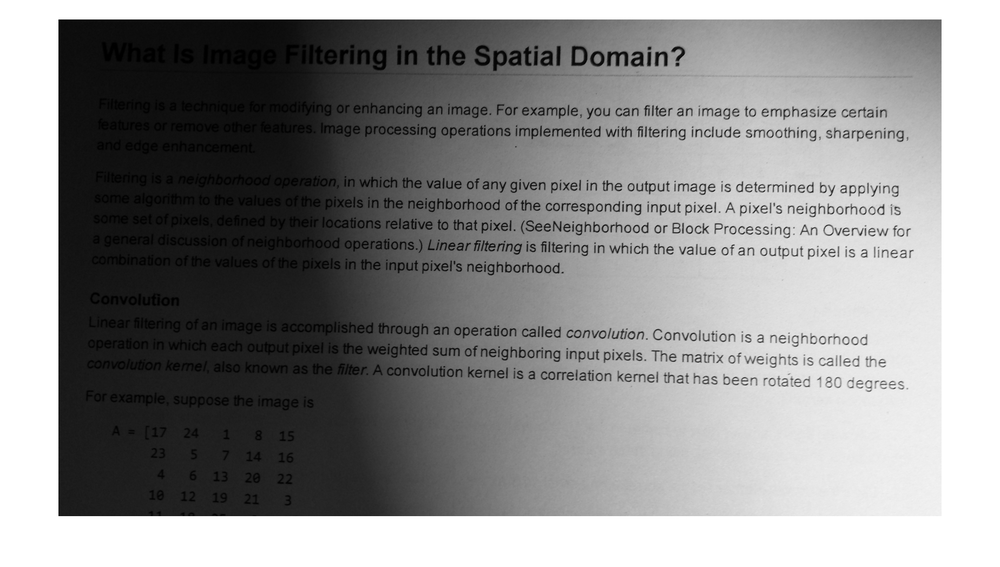
#> input picture 05_imagenes_binarias_morfologia/ejemplos/img/02_escaneado.png, 1000 x 567 px, shrunk from 1848 x 1048 before the run
$ python 02_umbralizacion_adaptativa.py
#> lines starting #> are read from the running program, lines starting #| are printed output that depends on the picture; after the words box and inside, x2 and y2 are one past the last pixel; in counts of white or black regions, pixels touching at a corner belong together
"""
Umbralización Adaptativa (Adaptive Thresholding).

Este script demuestra la umbralización adaptativa, que calcula el umbral para
regiones pequeñas de la imagen. Es útil en imágenes con condiciones de
iluminación variables.
"""

import os

import cv2 as cv
from matplotlib import pyplot as plt


def main():
    # Ruta de la imagen
    ruta_imagen = "../img/02_escaneado.png"

    # Verificar que el archivo existe
    if not os.path.exists(ruta_imagen):
        print(f"Error: No se encontró la imagen en {ruta_imagen}")
        return

    # Cargar la imagen en escala de grises
    img = cv.imread(ruta_imagen, cv.IMREAD_GRAYSCALE)
#> img is the input picture: shape (567, 1000); min 0, max 255, mean 143

    if img is None:
        print(f"Error: No se pudo cargar la imagen desde {ruta_imagen}")
        return

    print(f"Imagen cargada: {img.shape[1]}x{img.shape[0]} píxeles")
#| Imagen cargada: 1000x567 píxeles

    # Aplicar filtro de mediana para reducir el ruido
    img = cv.medianBlur(img, 5)
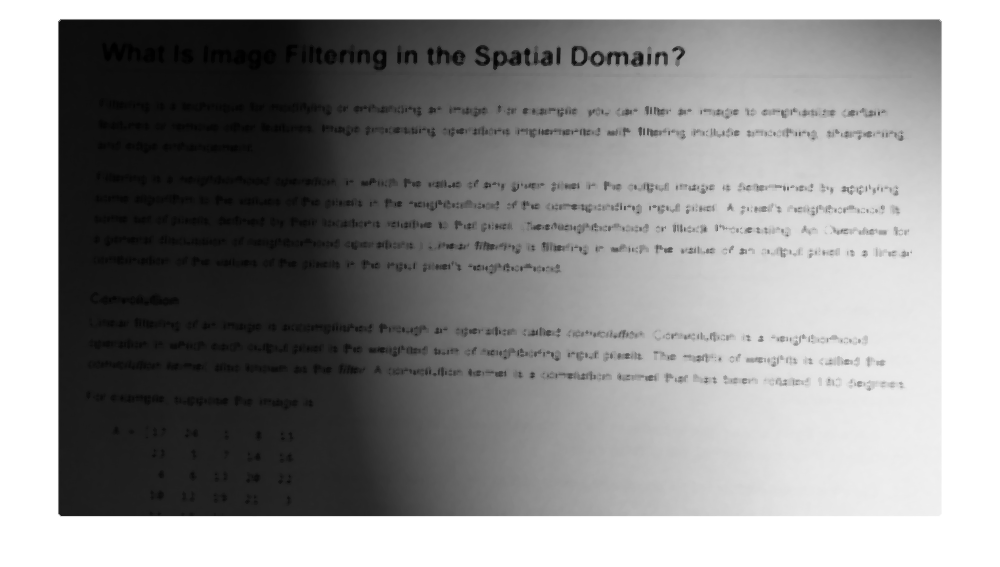
#> img: shape (567, 1000); min 0, max 255, mean 144.8
    print("Filtro de mediana aplicado (kernel 5x5)")

    # Umbralización global (simple)
    umbral_global = 127
    ret, th1 = cv.threshold(img, umbral_global, 255, cv.THRESH_BINARY)
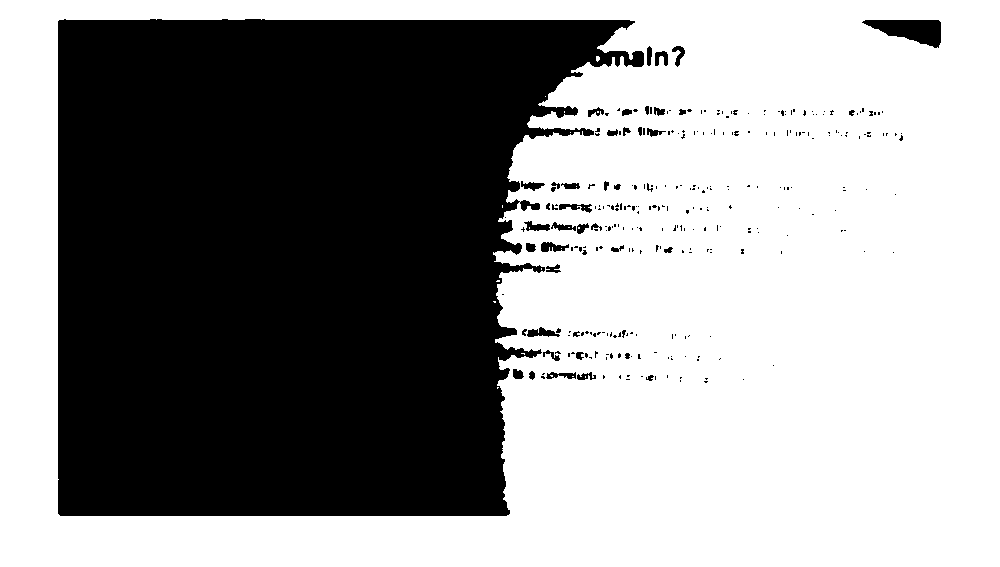
#> th1: shape (567, 1000); 58.2% white; 295 black regions (252 under 20 px), largest, box (x1, y1, x2, y2) and area: (58, 19, 644, 516) 231629, (862, 20, 941, 48) 1334, (527, 327, 560, 337) 187
#> ret = 127
    print(f"Umbralización global aplicada (umbral={umbral_global})")

    # Umbralización adaptativa - Media
    # El umbral se calcula como la media de los vecinos en un área de 11x11 píxeles menos 2
    th2 = cv.adaptiveThreshold(
        img,
        255,
        cv.ADAPTIVE_THRESH_MEAN_C,
        cv.THRESH_BINARY,
        blockSize=11,  # Tamaño del área de vecindad
        C=2,  # Constante que se resta de la media
    )
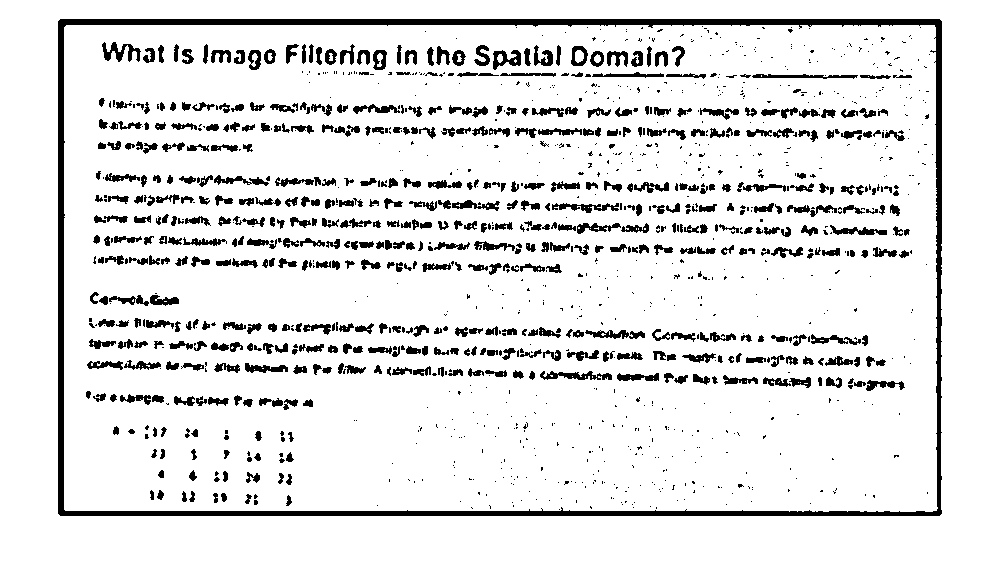
#> th2: shape (567, 1000); 89.5% white; 1346 black regions (808 under 20 px), largest, box (x1, y1, x2, y2) and area: (58, 19, 942, 516) 15112, (540, 371, 612, 380) 365, (102, 42, 141, 62) 357
    print("Umbralización adaptativa MEAN aplicada (blockSize=11, C=2)")

    # Umbralización adaptativa - Gaussiana
    # El umbral se calcula como la suma ponderada gaussiana de los vecinos menos 2
    th3 = cv.adaptiveThreshold(
        img,
        255,
        cv.ADAPTIVE_THRESH_GAUSSIAN_C,
        cv.THRESH_BINARY,
        blockSize=11,  # Tamaño del área de vecindad
        C=2,  # Constante que se resta de la suma ponderada
    )
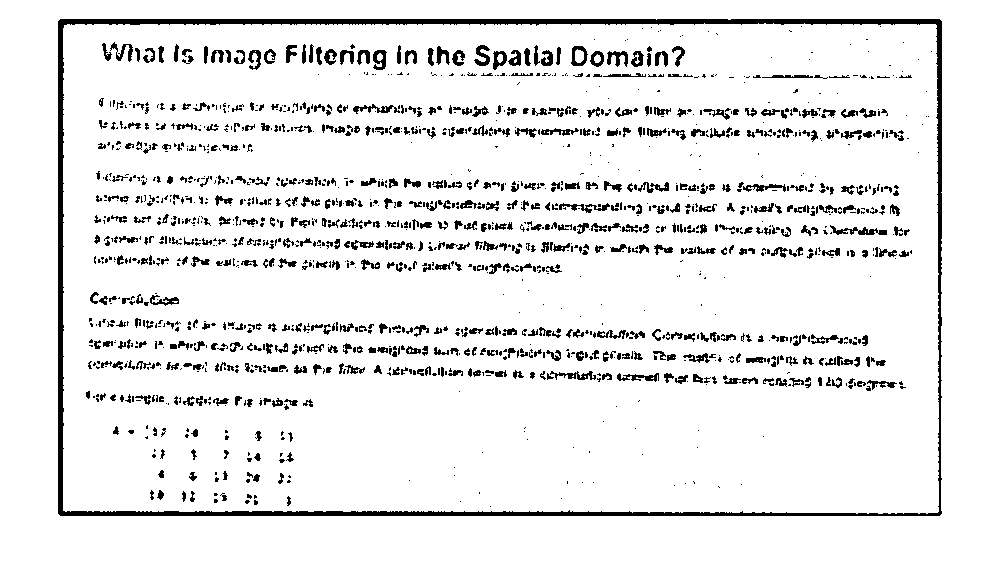
#> th3: shape (567, 1000); 91.8% white; 1561 black regions (975 under 20 px), largest, box (x1, y1, x2, y2) and area: (58, 19, 942, 516) 12297, (830, 225, 887, 235) 249, (559, 203, 610, 213) 200
    print("Umbralización adaptativa GAUSSIAN aplicada (blockSize=11, C=2)")

    # Títulos y lista de imágenes
    titles = [
        "Imagen Original (con filtro)",
        f"Umbralización Global (umbral={umbral_global})",
        "Umbralización Adaptativa (Media)",
        "Umbralización Adaptativa (Gaussiana)",
    ]
    images = [img, th1, th2, th3]

    # Crear figura con subplots
    plt.figure(figsize=(14, 8))

    for i in range(4):
        plt.subplot(2, 2, i + 1)
        plt.imshow(images[i], "gray")
        plt.title(titles[i], fontsize=10)
        plt.xticks([])
        plt.yticks([])

    plt.suptitle(
        "Comparación de Umbralización Global vs Adaptativa", fontsize=14, fontweight="bold"
    )
    plt.tight_layout()
    plt.show()

    print("Visualización completada.")


if __name__ == "__main__":
    main()

$ run again, with 05_imagenes_binarias_morfologia/ejemplos/img/01_lapices.jpg saved as 05_imagenes_binarias_morfologia/ejemplos/img/02_escaneado.png
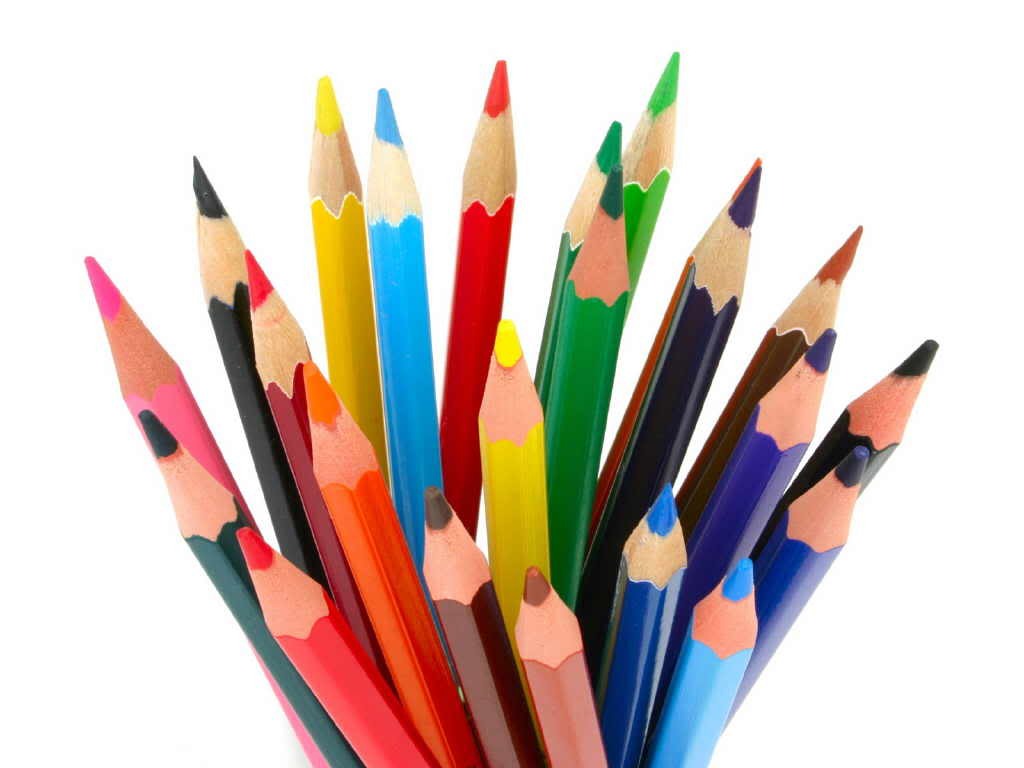
#> input picture 05_imagenes_binarias_morfologia/ejemplos/img/01_lapices.jpg, 1024 x 768 px
#| Imagen cargada: 1024x768 píxeles
#> in main, `ret, th1 = cv.threshold(img, umbral_global, 255, cv.THRESH_BINARY)`:
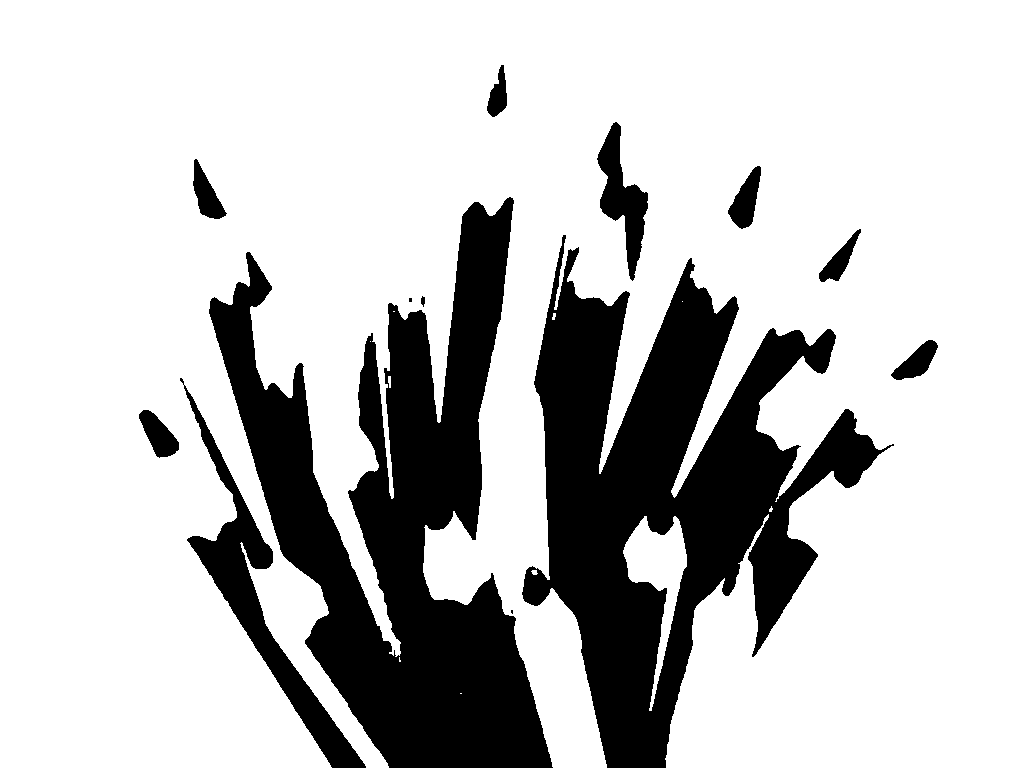
#> th1: shape (768, 1024); 77% white; 13 black regions (2 under 20 px), largest, box (x1, y1, x2, y2) and area: (522, 235, 894, 768) 81524, (209, 197, 553, 768) 80524, (180, 378, 366, 768) 10219
#> ret = 127
#> th2: shape (768, 1024); 84.3% white; 985 black regions (789 under 20 px), largest, box (x1, y1, x2, y2) and area: (540, 170, 739, 768) 21666, (208, 281, 442, 768) 11313, (638, 327, 837, 768) 10973
#> in main, `th3 = cv.adaptiveThreshold( img, 255, cv.ADAPTIVE_THRESH_GAUSSIAN_C, c..`:
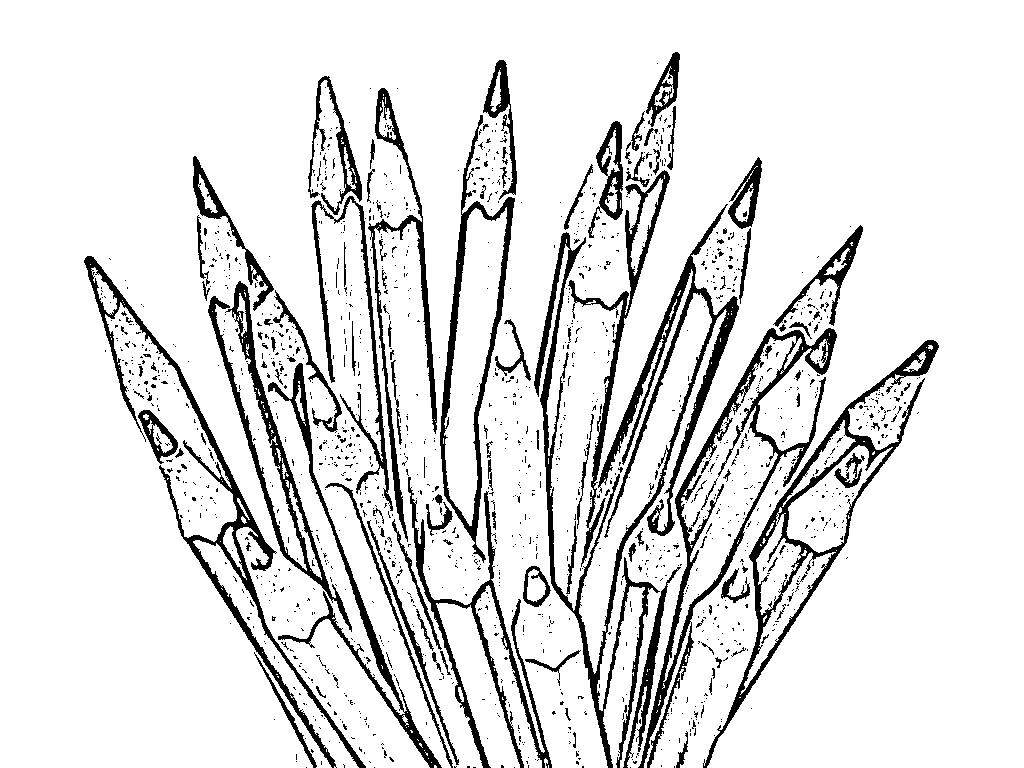
#> th3: shape (768, 1024); 88.5% white; 1545 black regions (1422 under 20 px), largest, box (x1, y1, x2, y2) and area: (534, 204, 739, 768) 13721, (638, 328, 837, 768) 7687, (84, 256, 366, 768) 7255

$ run again, with 05_imagenes_binarias_morfologia/ejemplos/img/03_building.jpg saved as 05_imagenes_binarias_morfologia/ejemplos/img/02_escaneado.png
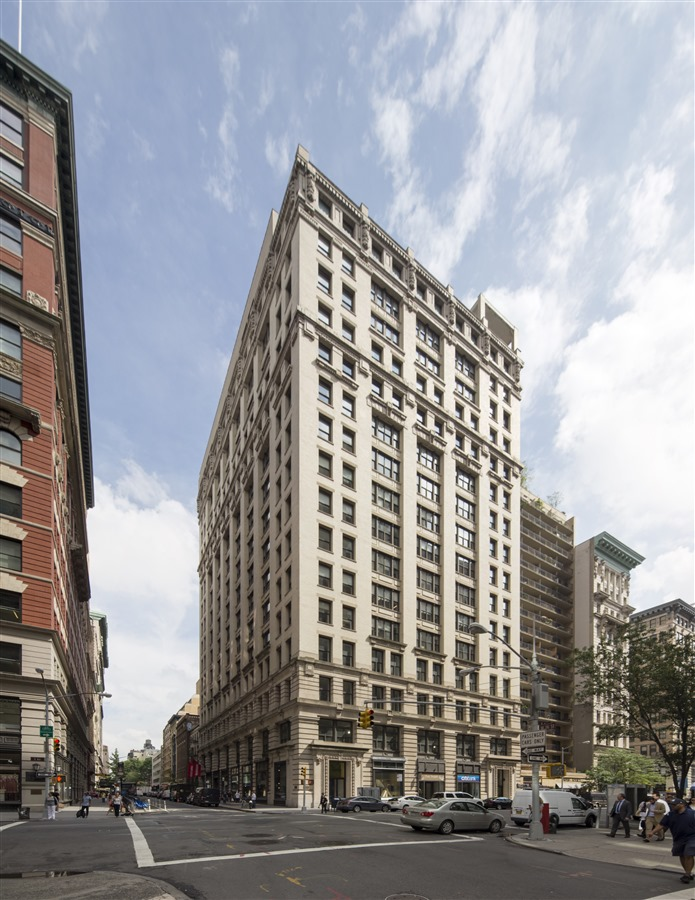
#> input picture 05_imagenes_binarias_morfologia/ejemplos/img/03_building.jpg, 695 x 900 px
#| Imagen cargada: 695x900 píxeles
#> in main, `ret, th1 = cv.threshold(img, umbral_global, 255, cv.THRESH_BINARY)`:
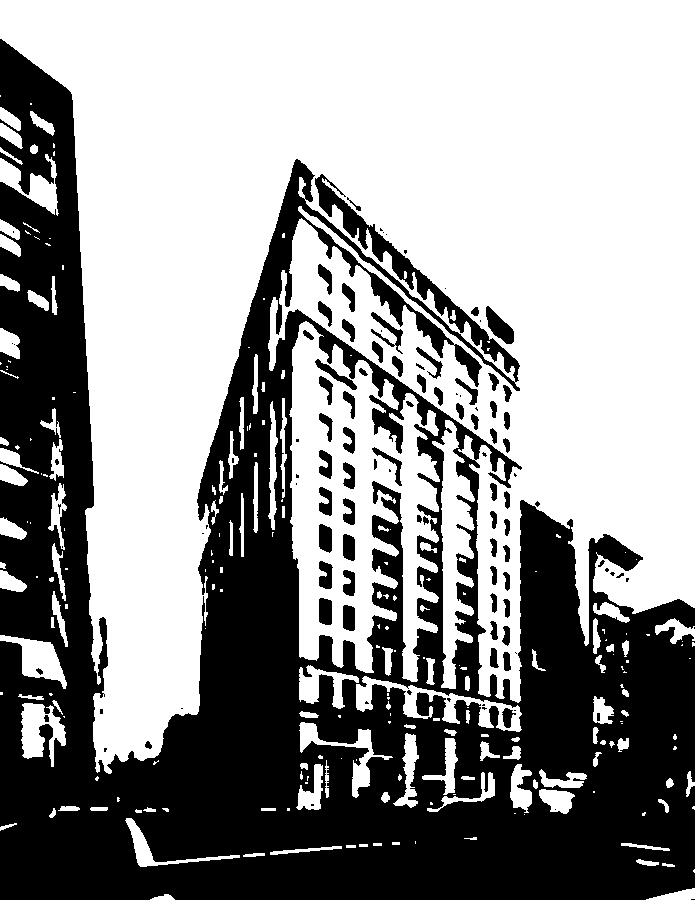
#> th1: shape (900, 695); 59.1% white; 110 black regions (43 under 20 px), largest, box (x1, y1, x2, y2) and area: (0, 39, 695, 900) 246266, (486, 306, 514, 344) 543, (371, 312, 403, 354) 353
#> ret = 127
#> th2: shape (900, 695); 69.7% white; 1756 black regions (1222 under 20 px), largest, box (x1, y1, x2, y2) and area: (0, 149, 695, 900) 93041, (0, 39, 94, 509) 7051, (366, 407, 406, 676) 4671
#> in main, `th3 = cv.adaptiveThreshold( img, 255, cv.ADAPTIVE_THRESH_GAUSSIAN_C, c..`:
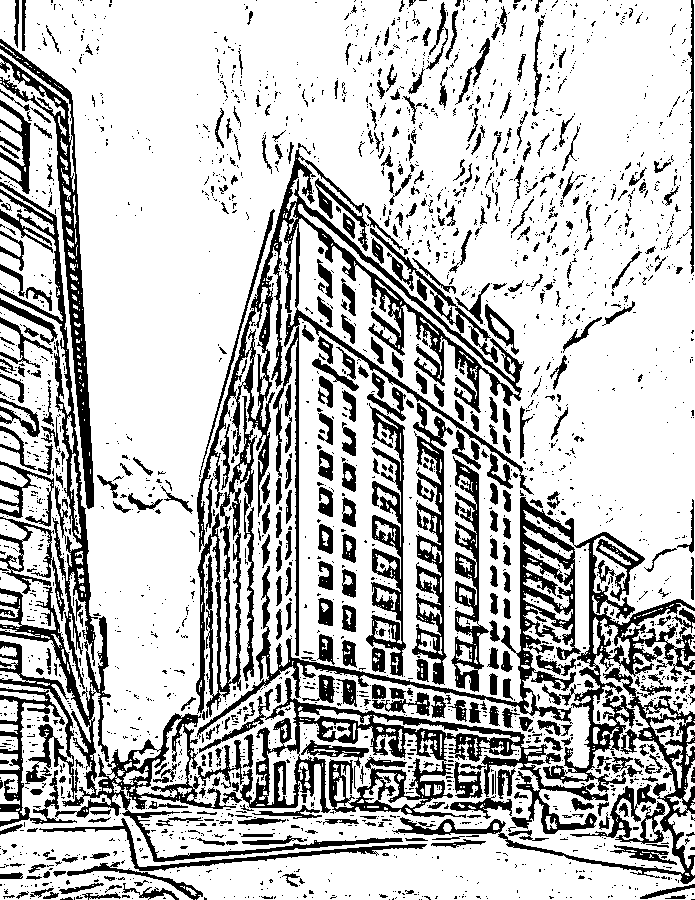
#> th3: shape (900, 695); 75.3% white; 2598 black regions (2111 under 20 px), largest, box (x1, y1, x2, y2) and area: (196, 149, 534, 717) 21751, (197, 497, 695, 792) 15964, (199, 678, 608, 834) 13060
